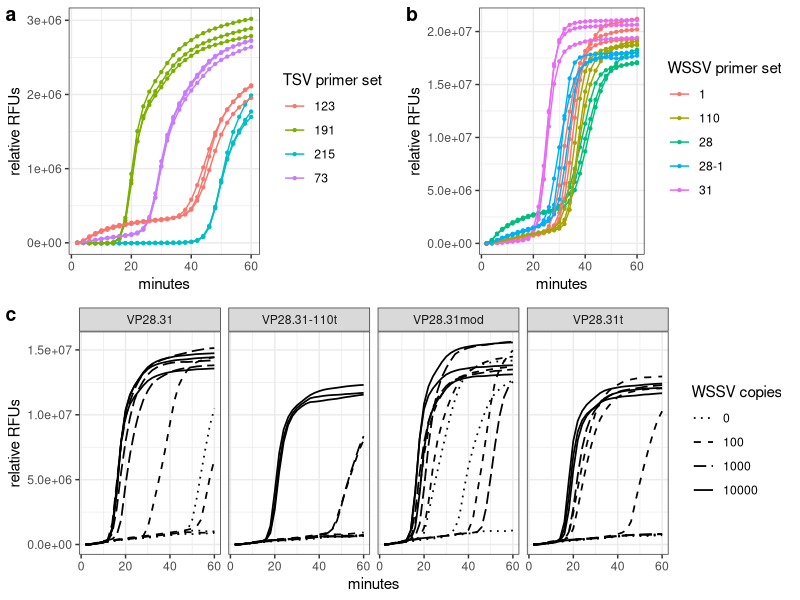
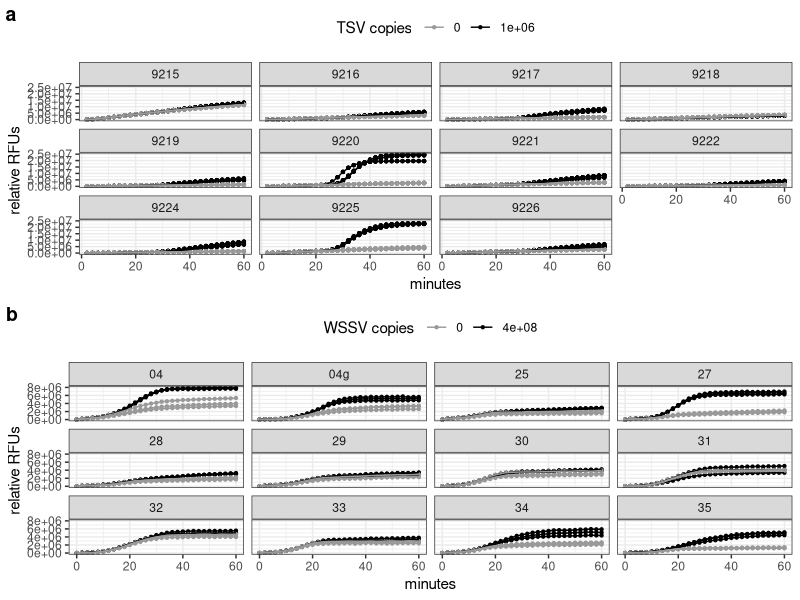

R code for these plots, in order:
## ---- chunk 1
library(dplyr)
library(ggplot2)
library(readxl)
library(ggpubr)
library(tidyr)

## ---- chunk 2
TSV_lamp_data <- read.csv("../data/TSV_SHERLOCKv2/raw/20211119_TSV_LAMP_Speed_Test_qPCR.txt", sep = "\t", skip = 15405, nrows = 12384, header = T, check.names = F)

TSV_lamp_meta_data <- read.csv("../data/TSV_SHERLOCKv2/raw/20211119_TSV_LAMP_Speed_Test_qPCR.txt", sep = "\t", skip = 33, nrows = 96, header = T, check.names = F)

TSV_lamp_data <- merge(TSV_lamp_data,TSV_lamp_meta_data %>% dplyr::select(Well, `Sample Name`) %>% filter(grepl("[1-9]|[A-z]",`Sample Name`)))

#format columns
TSV_lamp_data <- TSV_lamp_data %>% mutate(primer_set = gsub("_.*", "", `Sample Name`)) %>% mutate(copies = gsub("_[A-z].*","", `Sample Name` )) %>% mutate(copies = gsub(".*_","", copies)) %>% mutate(copies = as.numeric(gsub("1M", 1000000, copies)))%>%mutate(template = gsub(".*_", "", `Sample Name`)) %>% mutate(minutes = Cycle * 2) %>% mutate(VIC = as.numeric(gsub(",", "", VIC))) %>% dplyr::select(-ROX)

#create T0 df
TSV_lamp_data_T0 <- TSV_lamp_data %>% filter(Cycle == 1) %>% mutate(T0 = VIC)

#combine T0 with all data
TSV_lamp_data <- merge(TSV_lamp_data, TSV_lamp_data_T0 %>% dplyr::select(Well, T0))

#baseline correct data
TSV_lamp_data <- TSV_lamp_data %>% mutate(rel_rfus = VIC - T0) %>% filter(minutes <= 60)

## ---- chunk 3
TSV_Cas_data <- read.csv("../data/TSV_SHERLOCKv2/raw/2021-11-29_151203_QuantStudio_12K_Flex_export.txt", sep = "\t", skip = 7951, nrows = 2880, header = T, check.names = F)

TSV_Cas_meta_data <- read.csv("../data/TSV_SHERLOCKv2/raw/2021-11-29_151203_QuantStudio_12K_Flex_export.txt", sep = "\t", skip = 37, nrows = 162, header = T, check.names = F)

TSV_Cas_data <- merge(TSV_Cas_data,TSV_Cas_meta_data %>% dplyr::select(Well, `Sample Name`) %>% filter(grepl("[1-9]|[A-z]",`Sample Name`)))

#format columns
TSV_Cas_data <- TSV_Cas_data %>% mutate(guideRNA = gsub("-.*", "", `Sample Name`)) %>% mutate(`Sample Name` = gsub("NTC", 0, `Sample Name`)) %>% mutate(copies = gsub(".*-","", `Sample Name` )) %>% mutate(copies = gsub(".*_","", copies)) %>% mutate(copies = as.numeric(gsub("1M", 1000000, copies)))%>% mutate(minutes = Cycle * 2) %>% mutate(FAM = as.numeric(gsub(",", "", FAM))) %>% dplyr::select(-ROX)

#create T0 df
TSV_Cas_data_T0 <- TSV_Cas_data %>% filter(Cycle == 1) %>% mutate(T0 = FAM)

#combine T0 with all data
TSV_Cas_data <- merge(TSV_Cas_data, TSV_Cas_data_T0 %>% dplyr::select(Well, T0))

#baseline correct data
TSV_Cas_data <- TSV_Cas_data %>% mutate(rel_rfus = FAM - T0) %>% filter(minutes <= 60)

## ---- chunk 4
WSSV_lamp_data <- read_xlsx("../data/WSSV_SHERLOCKv2/raw/2021-11-10 SAT LAMP primer screen_Multicomponent Data_QuantStudio 12K Flex_export.xlsx", skip = 29)

WSSV_lamp_meta_data <- read_xlsx("../data/WSSV_SHERLOCKv2/raw/2021-11-10 SAT LAMP primer screen_Sample Setup_QuantStudio 12K Flex_export.xlsx", skip = 29)

WSSV_lamp_data <- merge(WSSV_lamp_data %>% dplyr::select(-ROX),WSSV_lamp_meta_data %>% dplyr::select(Well, `Sample Name`) %>% filter(grepl("[1-9]|[A-z]",`Sample Name`)))

#format columns
WSSV_lamp_data <- WSSV_lamp_data %>% mutate(primer_set = gsub("_.*", "", `Sample Name`)) %>% mutate(copies = gsub(".*_","", `Sample Name` )) %>% mutate(copies = as.numeric(gsub("1e6", 1000000, copies))) %>% mutate(minutes = Cycle * 2) 

#create T0 df
WSSV_lamp_data_T0 <- WSSV_lamp_data %>% filter(Cycle == 1) %>% mutate(T0 = FAM)

#combine T0 with all data
WSSV_lamp_data <- merge(WSSV_lamp_data, WSSV_lamp_data_T0 %>% dplyr::select(Well, T0))

#baseline correct data
WSSV_lamp_data <- WSSV_lamp_data %>% mutate(rel_rfus = FAM - T0) %>% filter(minutes <= 60)
## ---- chunk 5
WSSV_lamp_data2 <- read_xlsx("../data/WSSV_SHERLOCKv2/raw/2021-12-17 SAT LAMP primer screen_Multicomponent Data_QuantStudio 12K Flex_export.xlsx", skip = 29)

WSSV_lamp_meta_data2 <- read_xlsx("../data/WSSV_SHERLOCKv2/raw/2021-12-17 SAT LAMP primer screen_Sample Setup_QuantStudio 12K Flex_export.xlsx", skip = 29)

WSSV_lamp_data2 <- merge(WSSV_lamp_data2 %>% dplyr::select(-ROX),WSSV_lamp_meta_data2 %>% dplyr::select(Well, `Sample Name`) %>% filter(grepl("[1-9]|[A-z]",`Sample Name`)))

#format columns
WSSV_lamp_data2 <- WSSV_lamp_data2 %>% mutate(`Sample Name` = gsub("_110t", "-110t", `Sample Name`)) %>% mutate(primer_set = gsub(".*_", "", `Sample Name`)) %>% mutate(copies = gsub("_.*","", `Sample Name` )) %>% mutate(copies = gsub("1e4", 10000, copies)) %>%mutate(copies = gsub("1e3", 1000, copies)) %>%mutate(copies = gsub("1e2", 100, copies)) %>% mutate(copies = as.numeric(copies)) %>% mutate(minutes = Cycle * 2) 

#create T0 df
WSSV_lamp_data2_T0 <- WSSV_lamp_data2 %>% filter(Cycle == 1) %>% mutate(T0 = FAM)

#combine T0 with all data
WSSV_lamp_data2 <- merge(WSSV_lamp_data2, WSSV_lamp_data2_T0 %>% dplyr::select(Well, T0))

#baseline correct data
WSSV_lamp_data2 <- WSSV_lamp_data2 %>% mutate(rel_rfus = FAM - T0) %>% filter(minutes <= 60)


## ---- chunk 6
WSSV_cas_data <- read_xlsx("../data/WSSV_SHERLOCKv2/raw/Public_Cas12b-HEX8_4_2021 4_16_10 PM_8_4_2021 3_14_29 PM.xlsx",skip = 62)

WSSV_cas_meta_data <- read_xlsx("../data/WSSV_SHERLOCKv2/raw/20210804_SHERLOCK_meta_data.xlsx")

WSSV_cas_data <- WSSV_cas_data %>% mutate(sec = `Cycle(Seconds)/Well`) %>% pivot_longer(names_to= "Well", values_to = "RFUs", 4:ncol(WSSV_cas_data)) %>% filter(!is.na(RFUs)) %>% dplyr::select(sec,Well, RFUs) %>% mutate(minutes = sec/60)

WSSV_cas_data <- merge(WSSV_cas_data,WSSV_cas_meta_data %>% dplyr::select(Well, Sample)) 

#format columns
WSSV_cas_data <- WSSV_cas_data %>% mutate(guideRNA = gsub("_.*", "", Sample), copies = gsub(".*_","", Sample)) %>% filter(grepl("PF|2e8", copies))%>% mutate(copies = gsub("PFSh",0, copies)) %>% mutate(copies = as.numeric(gsub("2e8", 400000000,copies)))

#create T0 df
WSSV_cas_data_T0 <- WSSV_cas_data %>% filter(sec == 0) %>% mutate(T0 = RFUs)

#combine T0 with all data
WSSV_cas_data <- merge(WSSV_cas_data, WSSV_cas_data_T0 %>% dplyr::select(Well, T0))

#baseline correct data
WSSV_cas_data <- WSSV_cas_data %>% mutate(rel_rfus = RFUs - T0) %>% filter(minutes <= 60)
## ---- chunk 7
jpeg("../Supplemental_Material/Supp_figs/FigS1_LAMP_screen.jpg", width = 11, height = 6, units = "in", res = 300)

a <- ggplot(TSV_lamp_data %>% filter(copies > 100) %>% filter(template == "gB"), aes(x = minutes, y = rel_rfus, color = primer_set, group= Well))+ geom_point(size = 0.8) + geom_line() + theme_bw() + labs(y = "relative RFUs", x = "minutes", color = "TSV primer set")


b <- ggplot(WSSV_lamp_data %>% filter(copies > 100), aes(x = minutes, y = rel_rfus, color = primer_set, group= Well))+ geom_point(size = 0.8) + geom_line() + theme_bw() + labs(y = "relative RFUs", x = "minutes", color = "WSSV primer set")

c <- ggplot(WSSV_lamp_data2, aes(x = minutes, y = rel_rfus, linetype = factor(copies), group= Well)) + geom_line(size = 0.6) + theme_bw() + labs(y = "relative RFUs", x = "minutes", linetype = "WSSV copies") + facet_wrap(~primer_set, ncol = 4) + scale_linetype_manual(values = c(3,2,5,1))


d <- ggarrange(ggarrange(a,b, ncol = 2, labels = c("a", "b")), c, nrow = 2, labels = c(NA,"c"))
d
dev.off()



## ---- chunk 8
jpeg("../Supplemental_Material/Supp_figs/FigS2_gRNA_screen.jpg", width = 8, height = 10, units = "in", res = 300)

a <- ggplot(TSV_Cas_data, aes(x = minutes, y = rel_rfus, color = factor(copies), group= Well))+ geom_point(size = 0.8) + geom_line() + theme_bw() + labs(y = "relative RFUs", x = "minutes", color = "TSV copies") + facet_wrap(~guideRNA) + scale_color_manual(values = c("gray60", "black")) + 
theme(legend.position = "top")

b <- ggplot(WSSV_cas_data, aes(x = minutes, y = rel_rfus, color = factor(copies), group= Well))+ geom_point(size = 0.8) + geom_line() + theme_bw() + labs(y = "relative RFUs", x = "minutes", color = "WSSV copies") + facet_wrap(~guideRNA) + scale_color_manual(values = c("gray60", "black"))+ 
theme(legend.position = "top")

c <- ggarrange(a,b, nrow = 2, labels = c("a","b"))
c
dev.off()

